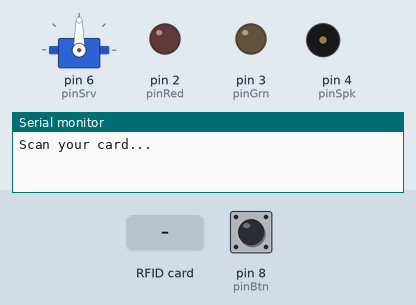
Bench run of a sketch on a simulated Arduino Uno, built with avr-gcc and run on an emulated ATmega328P. On the bench: servo, output pins drawn as LEDs (lit = HIGH), buzzer (waves = sounding), the last lines printed to the serial monitor. The test bench sets the inputs (shaded band); at power-on: pin 8 (pinBtn) HIGH. Pins used as bus, display or sensor lines are not drawn.

Above: at 1.2 s.
1.3 s: RFID card D3 93 22 11 held to the reader
At 3.0 s:
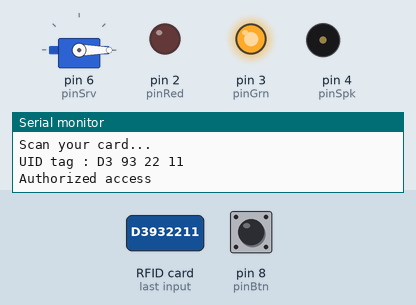
3.6 s: pin 8 (pinBtn) pulled LOW for 3.2 s
At 6.5 s:
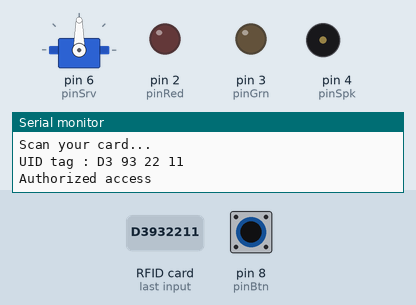
8.3 s: RFID card 5E 7A 19 C4 held to the reader
At 9.1 s:
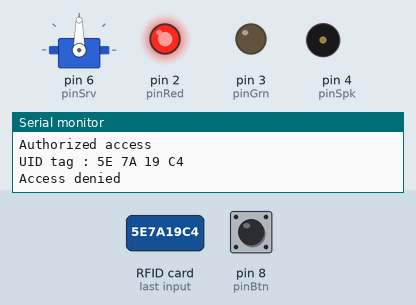
10.8 s: RFID card D3 93 22 11 held to the reader
At 11.3 s:
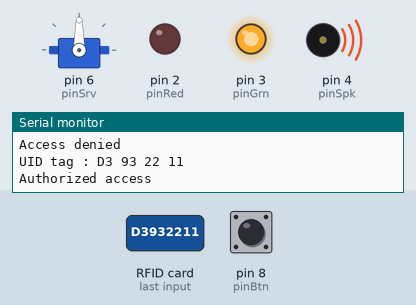
13.8 s: pin 8 (pinBtn) pulled LOW for 1 s
At 15.4 s:
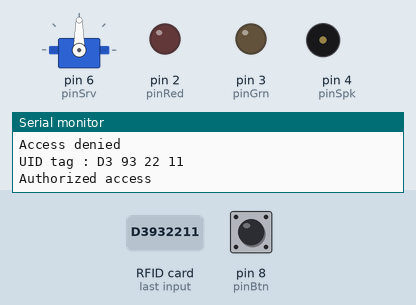
Timing chart, 0 to 16.9 s (numbered marks = the images above; inputs shaded):
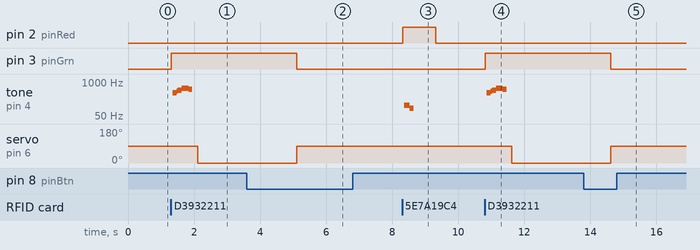

The sketch:

RFID_Locked_Box.ino
```cpp
// Andrew C Mattson
// CS F241 Final Project Code
// RFID Locked Box
// Edited 4/26/2023

#include <Servo.h>

// RFID Reader Requirements
#include <SPI.h>
#include <MFRC522.h>
#define SS_PIN 10
#define RST_PIN 9
MFRC522 mfrc522(SS_PIN, RST_PIN); // Card reading object
/* RFID datasheet: http://www.handsontec.com/dataspecs/RC522.pdf
 * SDA --> Digital 10
 * SCK --> Digital 13
 * MOSI -> Digital 11
 * MISO -> Digital 12
 * IRQ --> unconnected
 * GND --> GND
 * RST --> Digital 9
 * 3.3V -> 3.3V
*/

Servo srv;      // The Locking Servo
int pinSrv = 6; // Servo Signal
int pinGrn = 3; // Green LED
int pinRed = 2; // Red LED
int pinSpk = 4; // Speaker Signal
int pinBtn = 8; // Button to lock the box when shut

char* tagUID = "D3 93 22 11"; // Authorized RFID
int digitalWriteUS = 4;

// Lawlor function to play a given frequency for a given time.
void playNote(int frequencyHz,int durationMs) {
  int cycleTimeUS=long(1000000)/frequencyHz;
  int delayTimeUS=cycleTimeUS/2-digitalWriteUS;
  digitalWrite(pinSpk,LOW);
  bool bounce=true;
  int cycles=2*(durationMs*long(1000))/cycleTimeUS;
  for (int i=0;i<cycles;i++) {
    digitalWrite(pinSpk,bounce);
    bounce=!bounce;
    delayMicroseconds(delayTimeUS);
  }
  digitalWrite(pinSpk,LOW);
}

// Function to play a happy sound!
void playSuccess() {
  int G = 786/2;
  int B = 493;
  int D = 588;
  int C = 525;

  playNote(G, 150);
  playNote(B, 150);
  playNote(D, 150);
  playNote(C, 150);
}

// Function to play an angry sound.
void playFail() {
  int C = 525/4;
  int G = 786/8;
  playNote(C, 150);
  playNote(G, 150);
}

// Function to call when RFID tag has been authorized.
// Opens the box, lights up green, sounds happy.
void RFIDauthorized() {
  digitalWrite(pinGrn, HIGH); // Light up green
  playSuccess(); // Sound happy
  delay(200);
  srv.write(0); // Unlock the box
  delay(3000); // Wait three seconds
  digitalWrite(pinGrn, LOW); // Turn off the light
  while (digitalRead(pinBtn) != 0); // Wait for the box to close
  srv.write(90); // Lock the box
}

// Function to call when RFID tag has NOT been authorized.
// Lights up red, sounds angry.
void RFIDdenied() {
  digitalWrite(pinRed, HIGH); // Light up red
  playFail(); // Sound angry
  delay(700); // Wait (to prevent spamming RFID codes)
  digitalWrite(pinRed, LOW); // Turn off the light
}

void setup() {
	Serial.begin(9600);   // Initiate a serial communication

  // RFID Reader Setup
  SPI.begin(); // Initiate SPI bus
  mfrc522.PCD_Init(); // Initiate MFRC522
  Serial.println("Scan your card...");
  Serial.println();

  // Set up LEDs
  pinMode(pinGrn, OUTPUT);
  pinMode(pinRed, OUTPUT);
  digitalWrite(pinGrn, LOW);
  digitalWrite(pinRed, LOW);

  // Set up the speaker
  pinMode(pinSpk, OUTPUT);
  digitalWrite(pinSpk, LOW);

  // Set up the servo
  srv.attach(pinSrv);
  srv.write(90); // Lock the box on startup

  // Set up the close-when-shut button
  pinMode(pinBtn, INPUT_PULLUP);
}

void loop() {
	 // Look for new cards
  if (!mfrc522.PICC_IsNewCardPresent())
    return;

  // Select one of the cards
  if (!mfrc522.PICC_ReadCardSerial())
    return;

  // Save UID and show on serial monitor
  Serial.print("UID tag :");
  String content= "";
  for (byte i = 0; i < mfrc522.uid.size; i++) { // Read only the UID bytes
    // Print out each byte
    Serial.print(mfrc522.uid.uidByte[i] < 0x10 ? " 0" : " ");
    Serial.print(mfrc522.uid.uidByte[i], HEX);
    // Concatenate each byte to a string
    content.concat(String(mfrc522.uid.uidByte[i] < 0x10 ? " 0" : " "));
    content.concat(String(mfrc522.uid.uidByte[i], HEX));
  }
  content.toUpperCase(); // Make UID uppercase
  Serial.println();

  // Check if UID matches authorized card.
  //   I had no need to, but an entire static const list of authorized
  //   UIDs could be looped through if multiple UIDs need access.
  if (content.substring(1) == tagUID) { // UID match; open box, be happy.
    Serial.println("Authorized access");
    RFIDauthorized();
  }
 else { // UID mismatch; be angry.
    Serial.println("Access denied");
    RFIDdenied();
  }
}
```

Measured:
- after the input at 1.3 s, pin 3 (pinGrn): LOW → HIGH at once; tone on pin 4 (pinSpk): plays 390 Hz for 0.12 s, 445 Hz for 0.04 s, 493 Hz for 0.12 s, 570 Hz for 0.20 s, 525 Hz for 0.12 s, starting after 0.05 s; servo on pin 6 (pinSrv): 90° → 0° after 0.81 s
- after the input at 3.6 s, servo on pin 6 (pinSrv): 0° → 90° after 1.5 s
- after the input at 8.3 s, pin 2 (pinRed): LOW → HIGH at once, → LOW 1.0 s later; tone on pin 4 (pinSpk): silent → 130 Hz after 0.07 s, → 98 Hz 0.16 s later, → silent 0.12 s later
- after the input at 10.8 s, pin 3 (pinGrn): LOW → HIGH at once; tone on pin 4 (pinSpk): plays 390 Hz for 0.12 s, 445 Hz for 0.04 s, 493 Hz for 0.12 s, 570 Hz for 0.20 s, 525 Hz for 0.12 s, starting after 0.07 s; servo on pin 6 (pinSrv): 90° → 0° after 0.82 s
- after the input at 13.8 s, servo on pin 6 (pinSrv): 0° → 90° after 0.82 s
